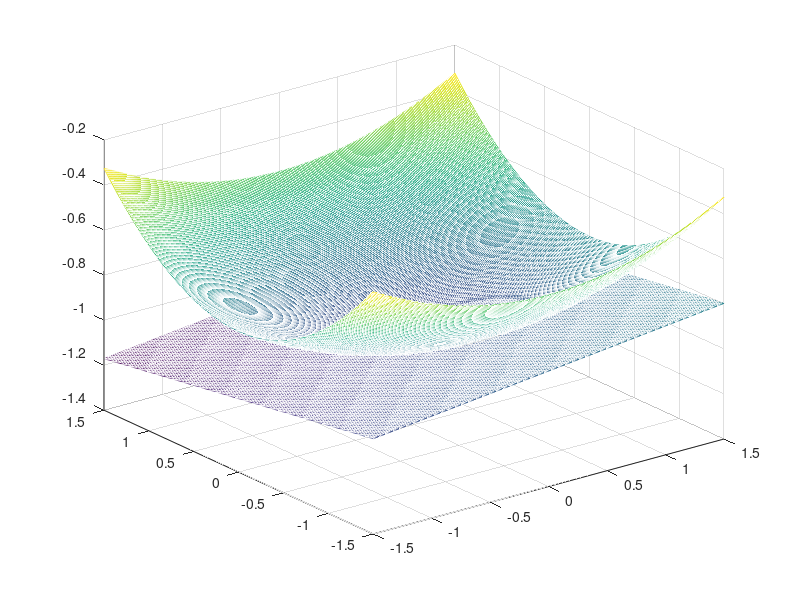

MATLAB code for this plot:
clear all
close all

z=@(x)(x(1)^2)/10+(x(2)^2)/5-1;
A=[0 0.2 1
   0.1 0.2 1
   0.2 0.2 1
   0.3 0.2 1
   0.4 0.2 1
   0.5 0.2 1
   0.6 0.2 1
   0.7 0.1 1
   0.8 0 1];
[m,n]=size(A);
b=ones(m,1);;
for i=1:m
    b(i)=z(A(i,1:2));
end

if rank(A)==n
    disp('full matrix')
 
else
    disp('not full matrix')
    
end
clear i
%(a)
x_a=(A'*A)\(A'*b);

%(b)
L=chol(A'*A);
y=L'\(A'*b);
x_b=L\y;
re_b_2=norm(x_b-x_a)/norm(x_a);
re_b_inf=norm(x_b-x_a,'inf')/norm(x_a,'inf');
clear L y

%(c)
[Q,R]=qr(A);
R_t=R(1:n,:);
Q_t=Q(:,1:n);

x_c=R_t\(Q_t'*b);
re_c_2=norm(x_c-x_a)/norm(x_a);
re_c_inf=norm(x_c-x_a,'inf')/norm(x_a,'inf');
clear Q R R_t Q_t
%(d)
[U,S,V] = svd(A);
E=zeros(n,m);
E(:,1:n)=inv(S(1:3,:));
x_d=V*E*U'*b;
re_d_2=norm(x_d-x_a)/norm(x_a);
re_d_inf=norm(x_d-x_a,'inf')/norm(x_a,'inf');
clear U S V E
%(e)
A_pinv=pinv(A);
x_e=A_pinv*b;
re_e_2=norm(x_e-x_a)/norm(x_a);
re_e_inf=norm(x_e-x_a,'inf')/norm(x_a,'inf');
clear A_pinv

clear A b n m 

[X,Y]=meshgrid(-1.5:.01:1.5);
Z=(X.^2)/10+(Y.^2)/5-1;
Z_plane=x_a(1).*X+x_a(2).*Y+x_a(3);
mesh(X,Y,Z)
hold
mesh (X,Y,Z_plane)